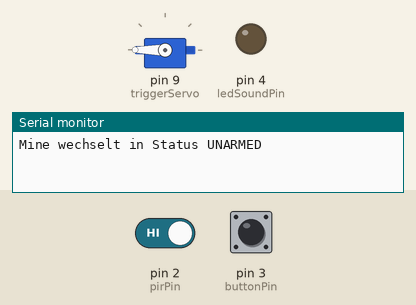
The sketch below on a simulated Arduino Uno, built with avr-gcc and run on an emulated ATmega328P. Shown: servo, output pins drawn as LEDs (lit = HIGH), the last lines printed to the serial monitor. Dashed ring = blinking. The inputs (shaded band) are chosen by the test bench; at power-on: pin 3 (buttonPin) HIGH, pin 2 (pirPin) HIGH.

Above: at 1.2 s.
1.3 s: pin 3 (buttonPin) pulled LOW for 0.15 s
At 3.07 s:
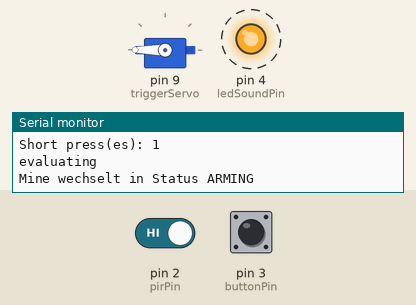
4.4 s: pin 3 (buttonPin) pulled LOW for 1 s
At 6.7 s:
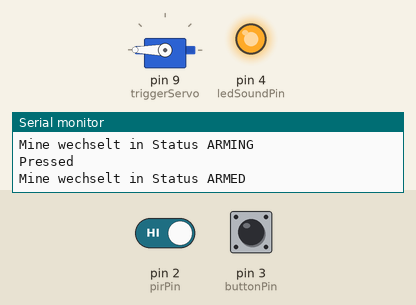
Timing chart, 0 to 8.5 s (numbered marks = the images above; inputs shaded):
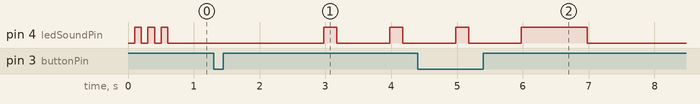

The sketch:

OS.ino
```cpp
// (licence header left out)
#include <Servo.h>
#include <Bounce2.h>


enum MineState {
  STATE_ARMING,
  STATE_ARMED,
  STATE_TRIGGERED,
  STATE_UNARMED,
  STATE_INIT
};

const char* stateToString(MineState s) {
  switch (s) {
    case STATE_UNARMED:   return "UNARMED";
    case STATE_ARMING:    return "ARMING";
    case STATE_ARMED:     return "ARMED";
    case STATE_TRIGGERED: return "TRIGGERED";
    default:              return "UNKNOWN";
  }
}

MineState currentState;
volatile MineState newState;

int pirPin = 2;
int buttonPin = 3;
int ledSoundPin = 4;

bool isHeld = false;
int clickCount = 0;
int delayCount = 0;
unsigned long pressStartTime = 0;
unsigned long lastClickTime = 0;

const unsigned long longPressDuration = 1000;
const unsigned long clickEvalTimeout = 1500;

bool testingEnvironment = true;

Servo triggerServo;

Bounce debouncer = Bounce();

int repsRemaining = 0;
int onDuration = 0;
int offDuration = 0;
bool currentlyOn = false;
unsigned long lastBlink = 0;

void setup() {

  if (testingEnvironment) {
    Serial.begin(9600);
  }

  currentState = STATE_INIT;
  newState = STATE_UNARMED;

  pinMode(pirPin, INPUT_PULLUP);
  pinMode(buttonPin, INPUT_PULLUP);
  pinMode(ledSoundPin, OUTPUT);

  triggerServo.attach(9);
  triggerServo.write(180);

  debouncer.attach(buttonPin);
  debouncer.interval(25);

  attachInterrupt(digitalPinToInterrupt(pirPin), trigger, RISING);

}

void loop() {

  if(currentState == STATE_ARMING && lastBlinkFinished()) {
    newState = STATE_ARMED;
  }

  if(currentState != newState) {
    enterState(newState);
  }

  debouncer.update();

  if (debouncer.fell()) {
    Serial.println("Pressed");
    pressStartTime = millis();
    isHeld = false;
  }

  if (!isHeld && debouncer.read() == LOW && (millis() - pressStartTime >= longPressDuration)) {
    Serial.println("Long press");
    evaluateLongPress();
    clickCount = 0;
    isHeld = true;
  }

  if (debouncer.rose()) {
    if (millis() - pressStartTime < longPressDuration) {
      clickCount++;
      lastClickTime = millis();
      Serial.print("Short press(es): ");
      Serial.println(clickCount);
      isHeld = false;
    }
  }

  if (clickCount > 0 && millis() - lastClickTime >= clickEvalTimeout) {
    evaluateClicks();
    delayCount = clickCount;
    clickCount = 0;
    Serial.println("evaluating");
  }

  updateBlinking(ledSoundPin);
}

void enterState(MineState executeState) {

  Serial.print("Mine wechselt in Status ");
  Serial.println(stateToString(executeState));

  currentState = executeState;

  switch(executeState) {
    case STATE_ARMING:
      onOffSound(200, 800, ( 3 * delayCount ));
      delayCount = 0;
      break;

    case STATE_ARMED:
      onOffSound(1000, 0, 1);
      break;

    case STATE_TRIGGERED:
      triggerServo.write(30);
      break;

    case STATE_UNARMED:
      triggerServo.write(180);
      onOffSound(100, 100, 3);
      break;
  }


}

void evaluateClicks() {
  if(currentState == STATE_UNARMED) {
    newState = STATE_ARMING;
  }
}

void evaluateLongPress() {
  newState = STATE_UNARMED;
}

void trigger() {

  if(currentState == STATE_ARMED) {
    newState = STATE_TRIGGERED;
  }

}

void updateBlinking(int pin) {
  if(currentlyOn || repsRemaining != 0) {
    if(currentlyOn) {
      if(millis() > lastBlink + onDuration) {
        digitalWrite(pin, LOW);
        lastBlink = millis();
        currentlyOn = false;
        repsRemaining -= 1;
      }
    } else {
      if(millis() > lastBlink + offDuration) {
        digitalWrite(pin, HIGH);
        lastBlink = millis();
        currentlyOn = true;
      }
    }
  }
}

void onOffSound(int on, int off, int reps) {
  if(lastBlinkFinished()) {
    repsRemaining = reps;
    onDuration = on;
    offDuration = off;
  }
}

bool lastBlinkFinished() {
  return millis() >= lastBlink + offDuration && repsRemaining <= 0;
}

void killBlinking(int pin) {
  digitalWrite(pin, LOW);
  repsRemaining = 0;
  currentlyOn = false;
  lastBlink = 0;
}
```

Measured:
- after the input at 1.3 s, pin 4 (ledSoundPin): alternates HIGH for 0.20 s and LOW for 0.80 s, starting after 1.7 s
- by itself, pin 4 (ledSoundPin): alternates HIGH for 0.10 s and LOW for 0.10 s, 6 changes in all, then stays LOW
